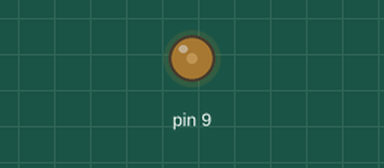
A sketch run on a simulated Arduino Uno, built with avr-gcc and run on an emulated ATmega328P. On the bench: output pins drawn as LEDs (lit = HIGH). What the sketch prints to the serial monitor is not drawn.

Above: at 0.05 s.
At 1.3 s:
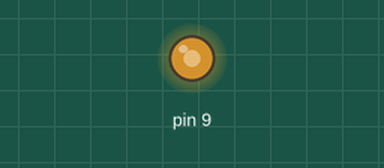
At 2.55 s:
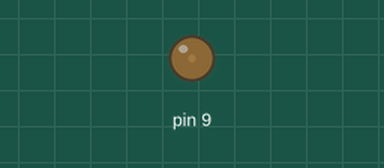
At 4.5 s:
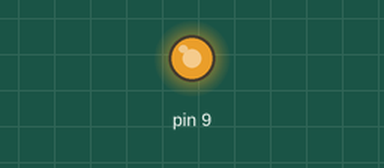
Timing chart, 0 to 5.9 s (numbered marks = the images above):
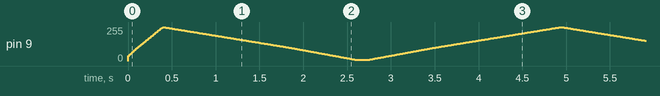

The sketch:

LED.ino
```cpp
int r = 0;
int g = 0;
int b = 0;
int min = 0;
int max = 255;
int i = 0;
//int d = 1;
boolean t = true;

void setup() {
  Serial.begin(9600);
  //red(5, 0);
  //blue(5, 0);
  green(5, 0);
}

void loop() {


}


void red(int incr, long sleep){
  while(t){
    Serial.print("r = ");
    Serial.println(r);

    r = i;
    analogWrite(11, r);

    i = i + incr;
    if(i == max) {
      incr = -1;
    }else if(i == min){
      incr = 1;
    }

    t = i >= min && i <= max;
    delay(sleep);
  }
}

void green(int incr, long sleep){
  while(t){
    Serial.print("g = ");
    Serial.println(g);

    g = i;
    analogWrite(9, g);

    i = i + incr;
    if(i == max) {
      incr = -1;
    }else if(i == min){
      incr = 1;
    }

    t = i >= min && i <= max;
    delay(sleep);
  }
}

void blue(int incr, long sleep){
  while(t){
    Serial.print("b = ");
    Serial.println(b);

    b = i;
    analogWrite(10, b);

    i = i + incr;
    if(i == max) {
      incr = -1;
    }else if(i == min){
      incr = 1;
    }

    t = i >= min && i <= max;
    delay(sleep);
  }
}
```
